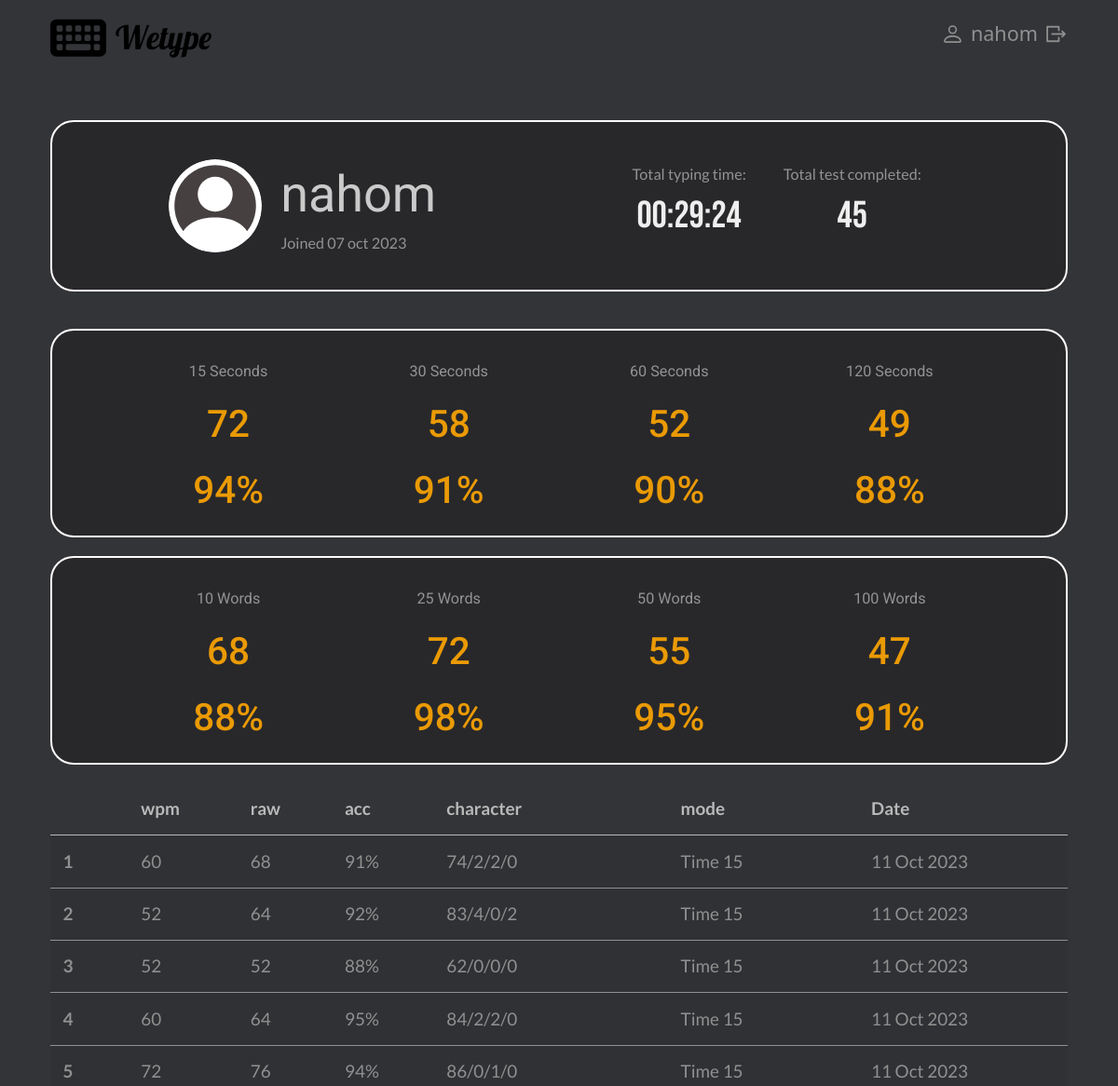
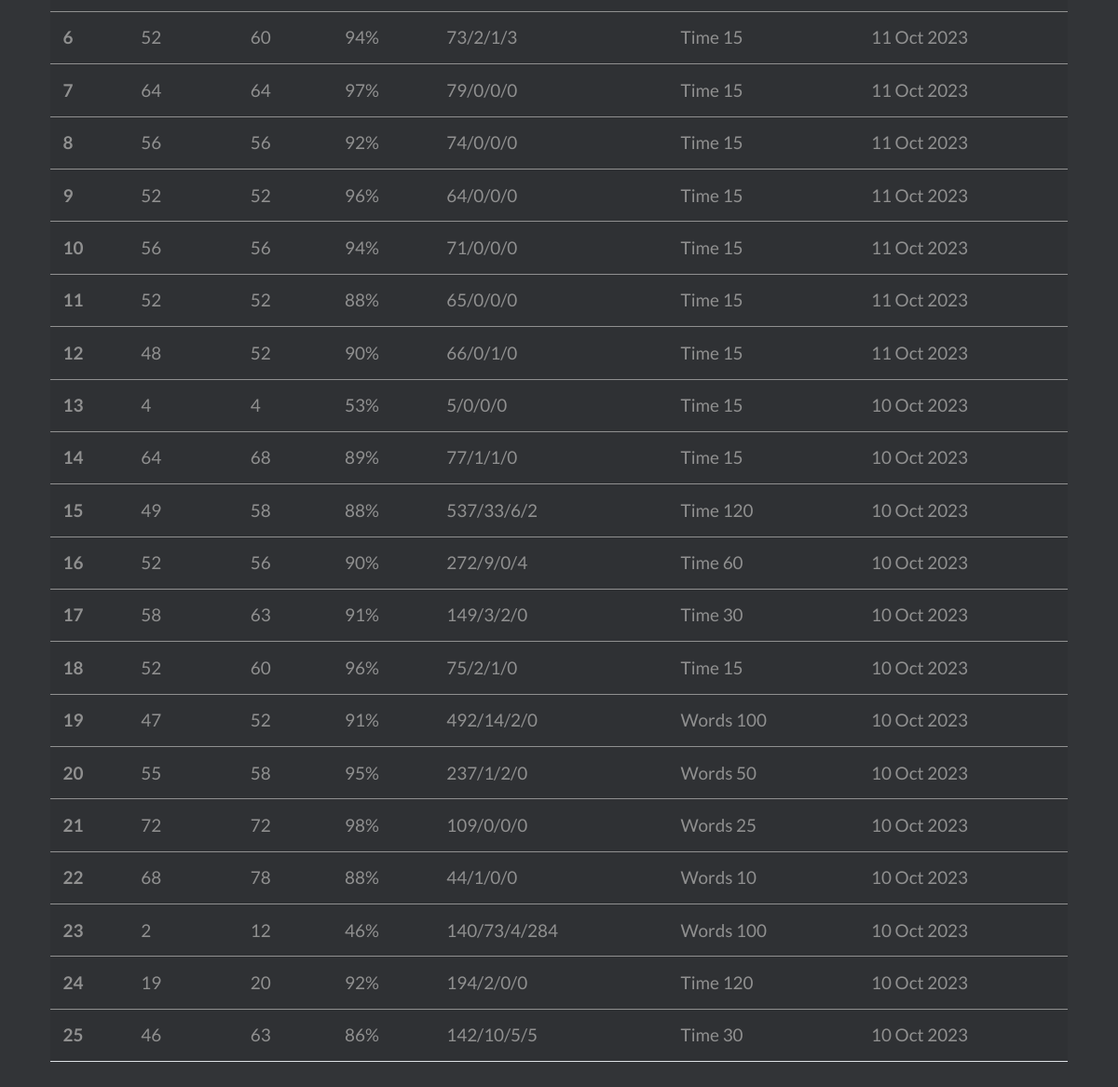
Before: /profile (signed in) with the older database file (2 pictures, top to bottom).
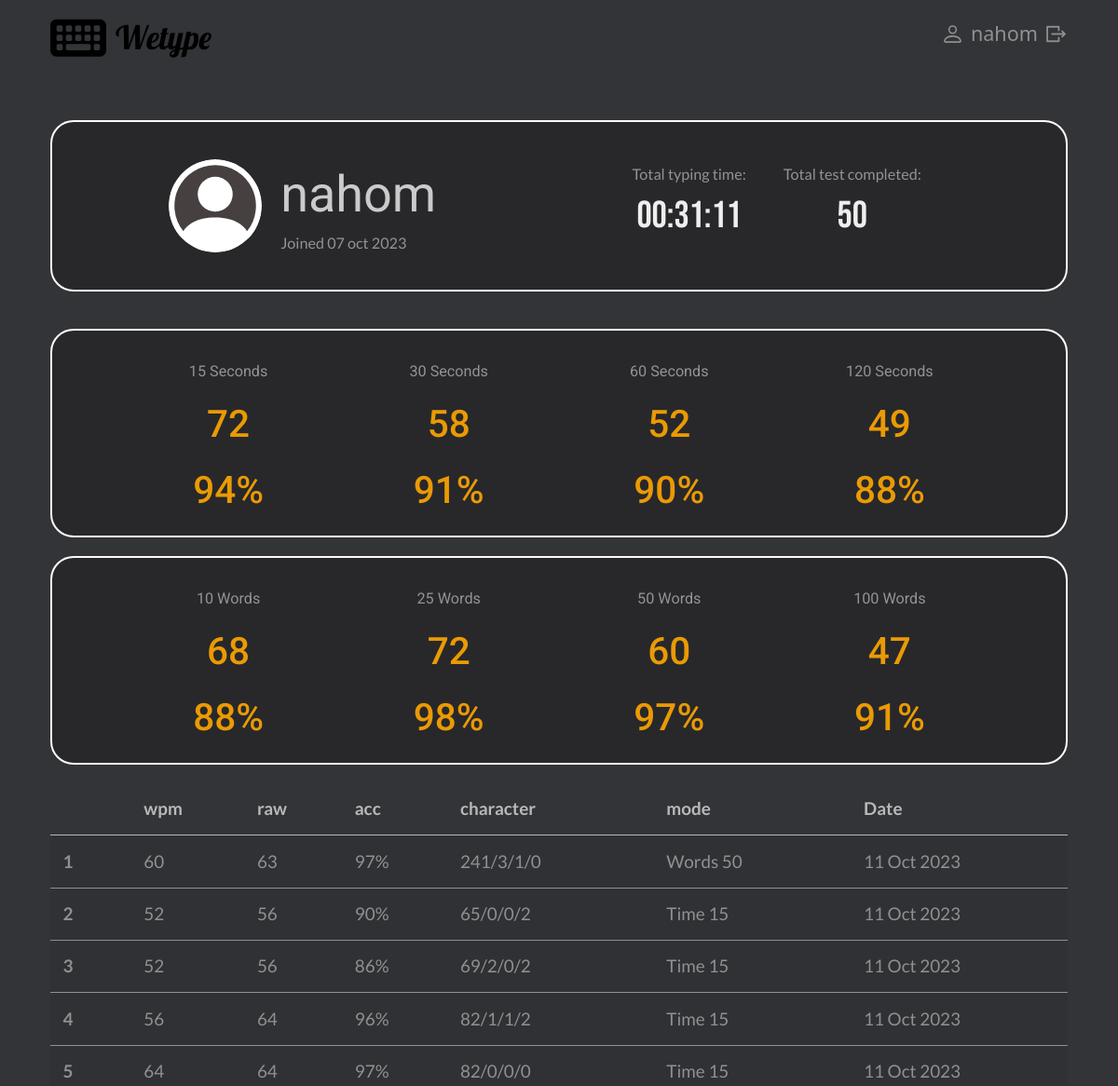
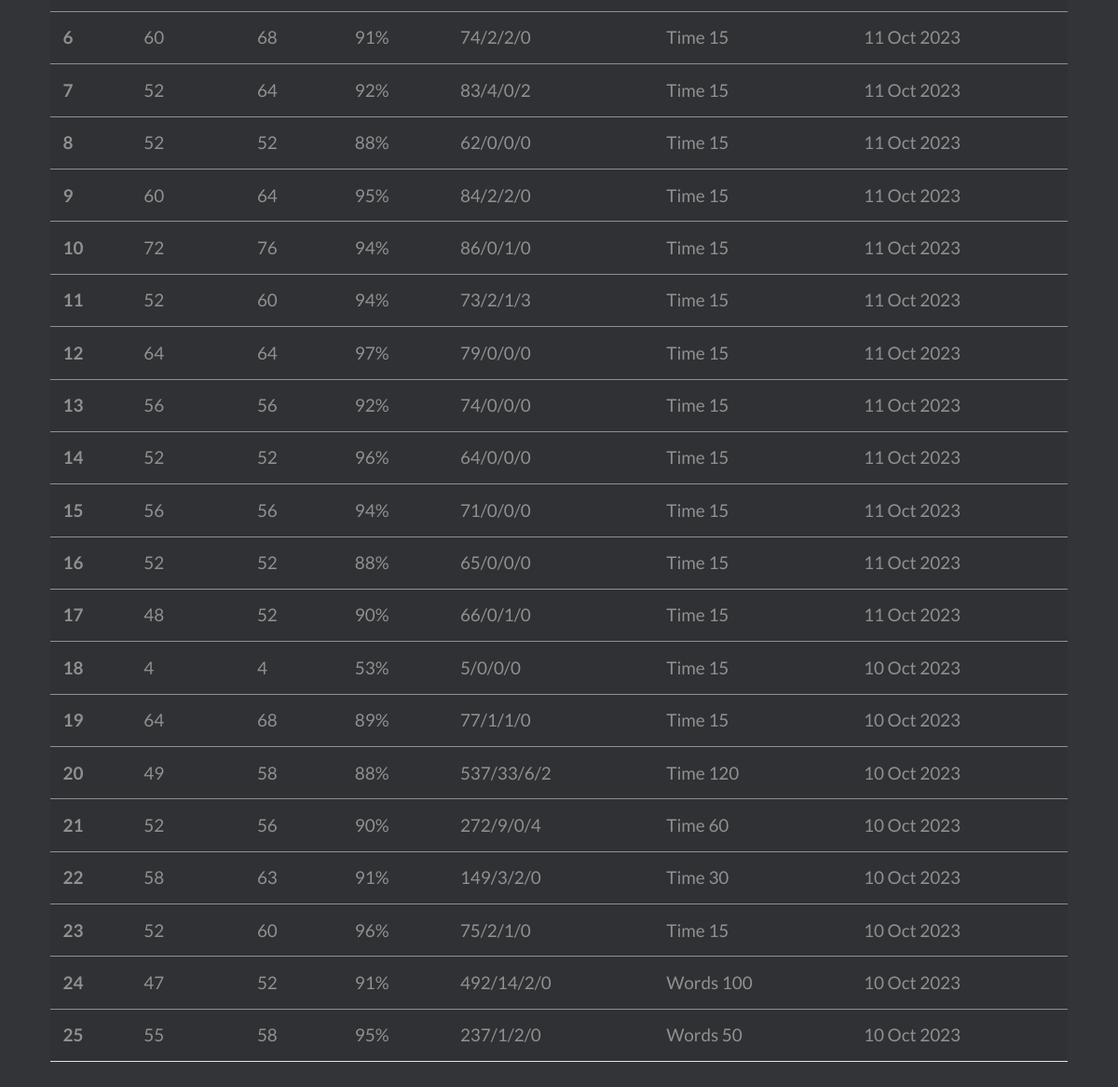
After: the same page with the newer database file (2 pictures, top to bottom).
### writing/models.py (models this page shows)
class Test_Time(models.Model):
    user = models.ForeignKey("User", on_delete=models.CASCADE, related_name="time")
    game_type = models.CharField(max_length=4,default="Time")
    test_type = models.PositiveIntegerField(null=False)
    speed = models.PositiveIntegerField(null=False)
    accuracy = models.IntegerField(null=False, validators=[MaxValueValidator(100), MinValueValidator(1)])
    time_frame = models.IntegerField(null=False)
    time = models.DateTimeField(auto_now_add=True)
    raw_speed = models.PositiveIntegerField(null=False)
    character = models.CharField(max_length=17, blank=False)

class Test_Word(models.Model):
    user = models.ForeignKey("User", on_delete=models.CASCADE, related_name="word")
    game_type = models.CharField(max_length=5, default="Words")
    test_type = models.PositiveIntegerField(null=False)
    speed = models.PositiveIntegerField(null=False)
    accuracy = models.IntegerField(null=False, validators=[MaxValueValidator(100), MinValueValidator(1)])
    time_frame = models.IntegerField(null=False)
    time = models.DateTimeField(auto_now_add=True)
    raw_speed = models.PositiveIntegerField(null=False)
    character = models.CharField(max_length=17, blank=False)

### writing/views.py (the view)
# urls.py: path("profile", views.account, name="profile"),
@login_required(login_url='/login')
def account(request):
    user = User.objects.get(username=request.user)
    data_time =user.time.all()
    data_word = user.word.all()
    alltime = data_time.aggregate(Sum("time_frame"), Count("game_type"))
    allwords = data_word.aggregate(Sum("time_frame"), Count("game_type"))
    tables = sorted(chain(data_time, data_word), key=attrgetter('time'), reverse=True)[:25]
    print(tables)
    tt = time.gmtime(get_sum(alltime['time_frame__sum'], allwords['time_frame__sum']))
    total_time = time.strftime("%H:%M:%S", tt)
    total_test = get_sum(alltime['game_type__count'], allwords['game_type__count'])
    times, words = get_data(request.user)
    return render(request, "writing/profile.html", {
        "times": times,
        "words": words,
        "total_test":total_test,
        "total_time":total_time,
        "tables": tables
    })

### writing/helpers.py (called while the page is built)
def get_data(user):
    time_tests = [15, 30, 60, 120]
    word_tests = [10, 25, 50, 100]
    time = {}
    words = {}
    for test in time_tests:
        get_test = Test_Time.objects.filter(user=user, test_type=test).order_by('-speed')
        time[test] = get_test.first()
    for test in word_tests:
        get_test = Test_Word.objects.filter(user=user, test_type=test).order_by('-speed')
        words[test] = get_test.first()
    return time, words

def get_sum(num_one, num_two):
    return int(num_one or 0) + int(num_two or 0)

### writing/templates/writing/profile.html (shortened to what this page needs)
{% extends 'writing/layout.html' %}
{% block body %}
    <div class="profile-container">
        <div class="profile-user">
            <div class="profile-info">
                <div>
                    <div class="username">
                        {{ request.user}}
                    </div>
                    <div class="game-small">
                        Joined {{ request.user.date_joined|date:'d b Y' }}
                    </div>
                </div>
            </div>
            <div class="total-score">
                <div>
                    <div class="game-small">
                        Total typing time:
                    </div>
                    <div class="total-sum">
                        {{ total_time }}
                    </div>
                </div>
                <div>
                    <div class="game-small">
                        Total test completed:
                    </div>
                    <div class="total-sum">
                        {{ total_test }}
                    </div>
                </div>
            </div>
        </div>
    <div class="records">
            <div class="profile">
                {% for value, test in times.items %}
                {% if test %}
                <div class="tests">
                        <div class="game-type"> <span class="game-small">{{value }} Seconds </span> </div>
                        <div class="game-speed"> {{ test.speed }} <span class="game-text"> speed</span> </span> </div>
                        <div class="game-acc"> {{ test.accuracy }}<span class="game-precent">%</span> <span class="game-text">acc </span></div>
                    </div>
                    {% else %}
                    <div class="not-test">
                        <div class="game-notest-type game-small"> <span class="game-"> {{value }} Seconds</span> </div>
                        <div class="game-notest">No Test Yet!</div>
                    </div>
                    {% endif %}
                {% endfor %}
            </div>
            <div class="profile">
            {% for value, test in words.items %}
            {% if test %}
            <div class="tests">
                    <div class="game-type"> <span class="game-small"> {{value }} {{ test.game_type }}</span> </div>
                    <div class="game-speed"> {{ test.speed }} <span class="game-text"> speed</span> </span> </div>
                    <div class="game-acc"> {{ test.accuracy }}<span class="game-precent">%</span> <span class="game-text">acc  </span></div>
                </div>
                {% else %}
                <div class="not-test">
                    <div class="game-notest-type game-small"> <span class="game-"> {{value }} Words</span> </div>
                    <div class="game-notest">No <br> Test <br> Yet!</div>
                </div>
                {% endif %}
            {% endfor %}
            </div>
    </div>
    <div>
        <table class="table table-striped table-hover ">
            <thead>
              <tr>
                <th scope="col" class="table-id"></th>
                <th scope="col">wpm</th>
                <th scope="col" class="table-raw">raw</th>
                <th scope="col">acc</th>
                <th scope="col" class="table-character">character</th>
                <th scope="col">mode</th>
                <th scope="col">Date</th>
              </tr>
            </thead>
        {% for table in tables %}
            <tbody >
              <tr>
                <th scope="row" class="table-id">{{ forloop.counter }}</th>
                <td >{{ table.speed }} </td>
                <td class="table-raw">{{ table.raw_speed }} </td>
                <td>{{ table.accuracy }}%</td>
                <td class="table-character">{{ table.character }}</td>
                <td>{{ table.game_type}} {{ table.test_type }} </td>
                <td>{{ table.time|date:'d M Y'}} </td>
              </tr>
            </tbody>
            {% endfor %}
        </table>
    </div>
</div>
{% endblock %}

Changed rows visible on the page:
no longer on one of the page's lists (row unchanged): Test_Word: speed "68", raw_speed "78", accuracy "88", character "44/1/0/0", game_type "Words", test_type "10", time "10 Oct 2023"
no longer on one of the page's lists (row unchanged): Test_Word: speed "72", raw_speed "72", accuracy "98", character "109/0/0/0", game_type "Words", test_type "25", time "10 Oct 2023"
no longer on this page (row unchanged): Test_Word: speed "2", raw_speed "12", accuracy "46", character "140/73/4/284", game_type "Words", test_type "100", time "10 Oct 2023"
no longer on this page (row unchanged): Test_Time: speed "19", raw_speed "20", accuracy "92", character "194/2/0/0", game_type "Time", test_type "120", time "10 Oct 2023"
no longer on this page (row unchanged): Test_Time: speed "46", raw_speed "63", accuracy "86", character "142/10/5/5", game_type "Time", test_type "30", time "10 Oct 2023"
no longer on one of the page's lists (row unchanged): Test_Word: test_type "50", game_type "Words", speed "55", accuracy "95"
added Test_Word: test_type "50", game_type "Words", speed "60", accuracy "97", raw_speed "63", character "241/3/1/0", time "11 Oct 2023"
added Test_Time: speed "52", raw_speed "56", accuracy "90", character "65/0/0/2", game_type "Time", test_type "15", time "11 Oct 2023"
added Test_Time: speed "52", raw_speed "56", accuracy "86", character "69/2/0/2", game_type "Time", test_type "15", time "11 Oct 2023"
added Test_Time: speed "56", raw_speed "64", accuracy "96", character "82/1/1/2", game_type "Time", test_type "15", time "11 Oct 2023"
added Test_Time: speed "64", raw_speed "64", accuracy "97", character "82/0/0/0", game_type "Time", test_type "15", time "11 Oct 2023"
Other visible differences:
{{ total_time }}: "00:29:24" → "00:31:11"
{{ total_test }}: "45" → "50"
